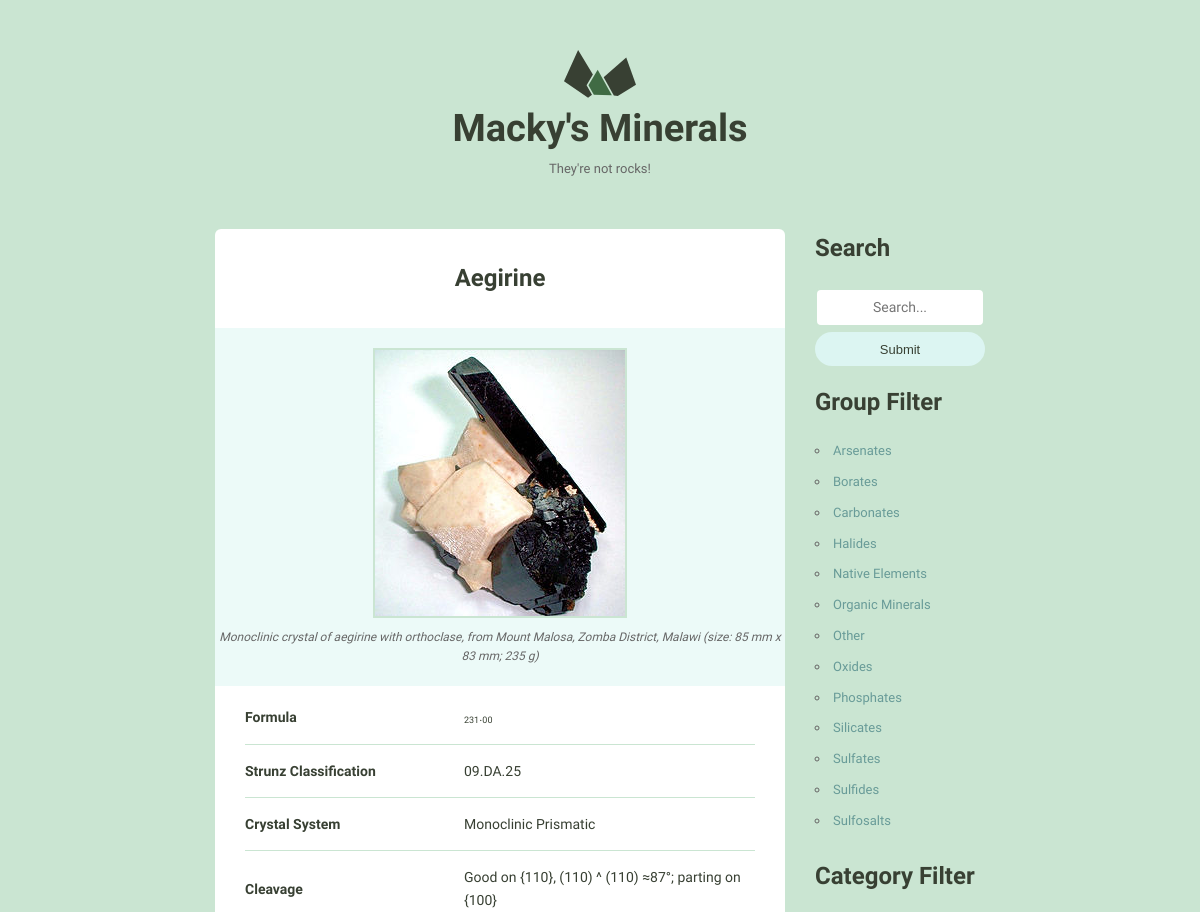
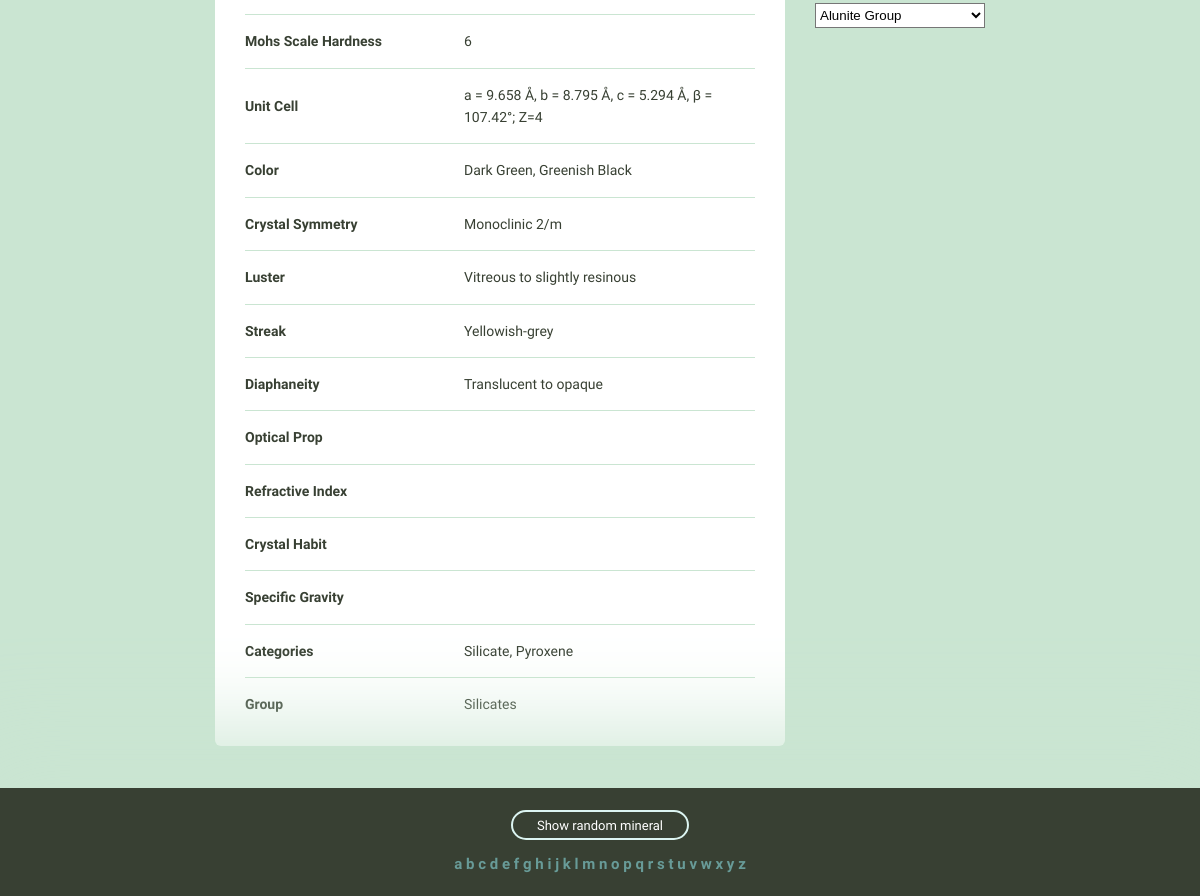
Screenshot of /detail/9/ with the database file from the repository (2 pictures, top to bottom).
### mineral_detail/models.py (models this page shows, shortened)
class Mineral(models.Model):
    name = models.CharField(max_length=500)
    image_filename = models.CharField(max_length=500)
    image_caption = models.CharField(max_length=500)
    formula = models.CharField(max_length=500, blank=True)
    strunz = models.CharField(max_length=500, blank=True)
    crystal_system = models.CharField(max_length=500)
    unit_cell = models.CharField(max_length=500, blank=True)
    color = models.CharField(max_length=500, blank=True)
    crystal_symmetry = models.CharField(max_length=500, blank=True)
    cleavage = models.CharField(max_length=500, blank=True)
    mohs_scale = models.CharField(max_length=500, blank=True)
    luster = models.CharField(max_length=500, blank=True)
    streak = models.CharField(max_length=500, blank=True)
    diaphaneity = models.CharField(max_length=500, blank=True)
    optical_prop = models.CharField(max_length=500, blank=True)
    refractive_index = models.CharField(max_length=500, blank=True)
    crystal_habit = models.CharField(max_length=500, blank=True)
    specific_gravity = models.CharField(max_length=500, blank=True)
    categories = models.ManyToManyField(Category)
    group = models.ForeignKey(Group, on_delete=models.CASCADE)
    @property
    def static_url(self):
        return 'images/minerals/' + self.name.title() + '.jpg'
    def category_names(self):
        return ', '.join([a.name for a in self.categories.all()])

class Category(models.Model):
    name = models.CharField(max_length=500, default='None')

class Group(models.Model):
    name = models.CharField(max_length=500)
    def __str__(self):
        return self.name

### mineral_detail/views.py (the view)
# urls.py: path('detail/', include('mineral_detail.urls'), name='mineral-detail'),
def mineral_detail(request, mineral_id):
    mineral = get_object_or_404(Mineral, pk=mineral_id)
    mineral_form = MineralForm(instance=mineral)
    all_mineral_count = Mineral.objects.all().values('id').count()
    rand_num = random.randint(1, all_mineral_count)
    groups = Group.objects.values('name').order_by('name')
    categories = Category.objects.values('name').order_by('name')
    context = {
        'mineral': mineral,
        'mineral_form': mineral_form,
        'rand_mineral': rand_num,
        'letters': string.ascii_lowercase,
        'mineral_groups': groups,
        'mineral_categories': categories,
    }
    return render(request, 'detail.html', context)

### mineral_detail/forms.py
class MineralForm(forms.ModelForm):
    class Meta:
        model = Mineral
        fields = ['strunz', 'crystal_system', 'cleavage', 'mohs_scale',
                  'unit_cell', 'color', 'crystal_symmetry',
                  'luster', 'streak', 'diaphaneity', 'optical_prop',
                  'refractive_index', 'crystal_habit',
                  'specific_gravity']
        labels = {
            'strunz': 'Strunz Classification',
            'mohs_scale': 'Mohs Scale Hardness'
        }

### mineral_detail/templatetags/custom_tags.py (called while the page is built)
@register.simple_tag(name='url_filter_replace')
def url_filter_replace(request, field, value):
    url_string = request.GET.copy()
    return u"/?{}={}".format(field, value)

### templates/detail.html
{% extends "layout.html" %}
{% block content %}
    <div class="mineral__container">
        <h1 class="mineral__name">{{ mineral.name }}</h1>
        <div class="mineral__image-bg">
            {% load static %}
            <img class="mineral__image" src="{% static mineral.static_url %}">
            <p class="mineral__caption">{{ mineral.image_caption }}</p>
        </div>
        <div class="mineral__table-container">
            <table class="mineral__table">
                <tr>
                    <td class="mineral__category">Formula</td>
                    {% autoescape off %}
                        <td class="mineral__formula">{{ mineral.formula }}</td>
                    {% endautoescape %}
                </tr>
                {% for field in mineral_form %}
                    <tr>
                        <td class="mineral__category">{{ field.label|title }}</td>
                        <td>{{ field.value }}</td>
                    </tr>
                {% endfor %}
                <tr>
                    <td class="mineral__category">Categories</td>
                    <td>{{ mineral.category_names }}</td>
                </tr>
                <tr>
                    <td class="mineral__category">Group</td>
                    <td>{{ mineral.group }}</td>
                </tr>
            </table>
        </div>
    </div>
{% endblock %}

### static/css/global.css (style rules this page uses)
html { font-family: sans-serif; -ms-text-size-adjust: 100%; -webkit-text-size-adjust: 100%; }
body { margin: 0; }
h1 { font-size: 2em; margin: 0.67em 0; }
sub { font-size: 75%; line-height: 0; position: relative; vertical-align: baseline; bottom: -0.25em; }
img { border: 0; }
table { border-collapse: collapse; border-spacing: 0; }
td, th { padding: 0; }
html { font-size: 62.5%; }
body { background-color: #CAE5D2; font-size: 1.5em; line-height: 1.6; font-weight: 400; font-family: "Cousine"; color: #666; }
h1, h2, h3, h4, h5, h6 { margin-top: 0; margin-bottom: 2rem; font-weight: bold; font-family: "Work Sans", sans-serif; color: #384033; }
h1 { font-size: 3.8rem; }
@media (min-width: 550px) { h1 { font-size: 3.8rem; } }
p { margin-top: 0; font-size: 1.6rem; }
th, td { padding: 15px; text-align: left; border-bottom: 1px solid #e1e1e1; }
th:first-child, td:first-child { padding-left: 0; }
th:last-child, td:last-child { padding-right: 0; }
table, p, ul { margin-bottom: 2.5rem; }
.mineral__container { background-color: #fff; border-radius: 6px; list-style: none; padding: 0; text-align: center; }
.mineral__name { display: block; width: 100%; margin: 0; font-size: 24px; padding: 30px 0 30px 0; }
.mineral__image { display: block; margin: 0 auto; border: solid 2px #CAE5D2; }
.mineral__image-bg { background-color: #ecfaf8; padding: 20px 0; }
.mineral__caption { font-size: 12px; font-style: italic; padding: 10px 0 0 0; margin: 0; }
.mineral__table { font-size: 14px; color: #384033; }
.mineral__table td { border-color: #CAE5D2; }
.mineral__table tr:last-of-type td { border-bottom: none; padding-bottom: 0; }
.mineral__table-container { padding: 5px 30px 0; }
.mineral__category { font-weight: bold; width: 40%; }
.mineral__formula { font-size: 12px; }

### static/css/custom.css (style rules this page uses)
.mineral__container { padding-bottom: 5px; margin-bottom: 10%; }
@media (min-width: 550px) { .mineral__container { margin-bottom: 0 !important; } }

### rows the page displays
Mineral: name "Aegirine", name (picture), image_caption "Monoclinic crystal of aegirine with orthoclase, from Mount Malosa, Zomba District, Malawi (size: 85 mm x 83 mm; 235 g)", formula "231 . 00", value "09.DA.25" "Monoclinic Prismatic" "Good on {110}, (110) ^ (110) ≈87°; parting on {100}" "a = 9.658 Å, b = 8.795 Å, c = 5.294 Å, β = 107.42°; Z=4" "Dark Green, Greenish Black" "Monoclinic 2/m" "Vitreous to slightly resinous" "Yellowish-grey" "Translucent to opaque", category_names "Silicate, Pyroxene", group "Silicates"

### other values shown
{{ field.label|title }} "Strunz Classification" "Crystal System" "Cleavage" "Mohs Scale Hardness" "Unit Cell" "Color" "Crystal Symmetry" "Luster" "Streak" "Diaphaneity" "Optical Prop" "Refractive Index" "Crystal Habit" "Specific Gravity"
{{ field.value }} "6"
{{ group.name|title }} "Arsenates" "Borates" "Carbonates" "Halides" "Native Elements" "Organic Minerals" "Other" "Oxides" "Phosphates" "Silicates" "Sulfates" "Sulfides" "Sulfosalts"
{{ letter }} "a" "b" "c" "d" "e" "f" "g" "h" "i" "j" "k" "l" "m" "n" "o" "p" "q" "r" "s" "t" "u" "v" "w" "x" "y" "z"
form field value "Alunite Group"
